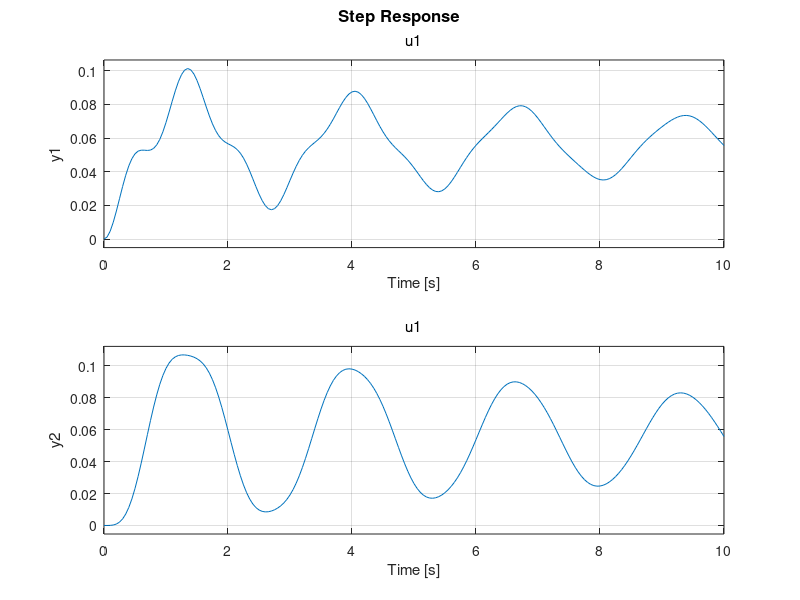

Write the MATLAB code that produced this figure.
clear all
close all

%Intializes variables
m1 = 1;
m2 = 1.4;
k1 = 18;
k2 = 21;
c = 0.8;

% State Space Matrices
A1 = [0 1 0 0; ...
    -(k1+k2/m1) -c/m1 k2/m1 0; ...
     0 0 0 1; ...
     k2/m2 0 -k2/m2 0];

B1 = [0; 1/m1; 0; 0];

C1 = [1 0 0 0; ...
    0 0 1 0];

D1 = [0; 0;];

% Graphs State Spaces Model 
system4 = ss(A1,B1,C1,D1);

t = 0:.05:10;
step(system4,t)


